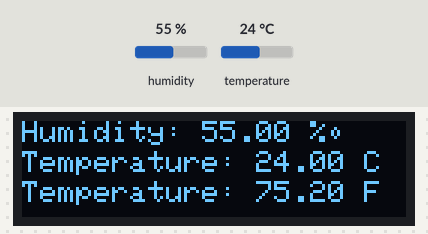
Simulated run of this sketch. Board: Arduino Uno, built with avr-gcc and run on an emulated ATmega328P. Parts: 128×32 one-colour display. Inputs (shaded band) come from the test bench; at power-on: humidity 55 %, temperature 24 °C.

Above: at 4.8 s.
4.9 s: humidity set to 22 %
At 7.2 s:
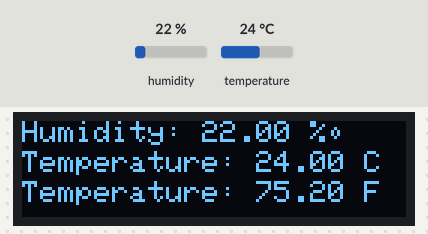
7.9 s: temperature set to 12 °C
At 9.1 s:
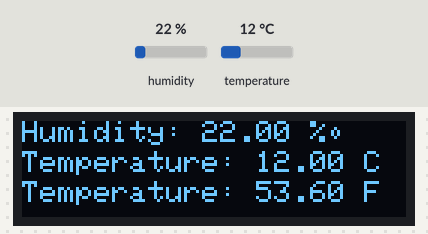
10.9 s: humidity set to 40 %
At 13.0 s:
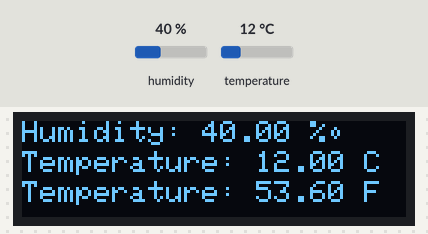
13.9 s: temperature set to 19 °C
At 15.0 s:
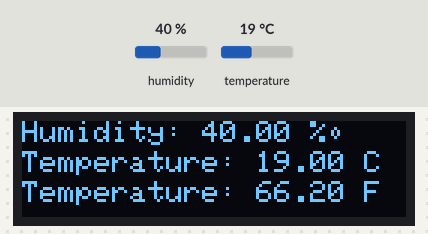
Timing chart, 0 to 16.9 s (numbered marks = the images above; inputs shaded):
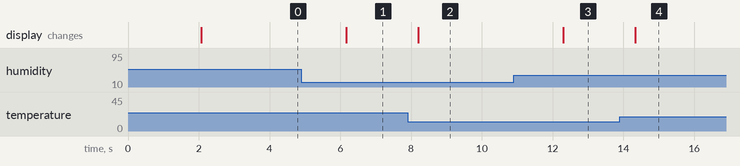

Measured:
- after the input at 4.9 s, the display: changes after 1.3 s (image 1)
- after the input at 7.9 s, the display: changes after 0.31 s (image 2)
- after the input at 10.9 s, the display: changes after 1.4 s (image 3)
- after the input at 13.9 s, the display: changes after 0.44 s (image 4)

The sketch:

oled_temp.ino
```cpp
#include <Wire.h>
#include <Adafruit_GFX.h>
#include <Adafruit_SSD1306.h>
#include <DHT.h>

#define DHTPIN 2     // контакт, к которому подключаемся
#define DHTTYPE DHT11   // для датчика DHT11
#define OLED_RESET 4
Adafruit_SSD1306 display(OLED_RESET);

// создаем экземпляр класса для датчика DHT11:
DHT dht(DHTPIN, DHTTYPE);

void setup()
{
  Wire.begin();
  dht.begin(); // инициализируем объект «dht»
  display.begin(SSD1306_SWITCHCAPVCC, 0x3C);
  // инициализируем объект «display» с I2C-адресом «0x3C», для 128x32
  Serial.begin(9600);
}
void displayTempHumid(){
  delay(2000);
  // считывание данных о температуре и влажности
  // занимает около 250 мс; кроме того, это считывание
  // может запаздывать примерно на 2 секунды
  // (это очень медленный датчик):
  float h = dht.readHumidity();
  // считываем температуру в градусах Цельсия:
  float t = dht.readTemperature();
  // считываем температуру в градусах Фаренгейта:
  float f = dht.readTemperature(true);

  // проверяем, корректны ли данные, и если нет,
  // то выходим и пробуем снова:
  if (isnan(h) || isnan(t) || isnan(f)) {
    display.clearDisplay();  //  очищаем дисплей
    display.setTextColor(WHITE);  //  задаем цвет
    display.setTextSize(1);  //  задаем шрифт
    display.setCursor(5,0);  //  задаем координаты курсора
    display.print("Failed to read from DHT sensor!");
    //  "Не удалось прочесть данные с датчика DHT!"
    return;
  }
  display.clearDisplay();
  display.setTextColor(WHITE);
  display.setTextSize(1);
  display.setCursor(0,0);
  display.print("Humidity: ");  //  "Влажность: "
  display.print(h);
  display.print(" %\t");
  display.setCursor(0,10);
  display.print("Temperature: ");  //  "Температура: "
  display.print(t);
  display.print(" C");
  display.setCursor(0,20);
  display.print("Temperature: ");  //  "Температура: "
  display.print(f);
  display.print(" F");
}
void loop()
{
  displayTempHumid();
  display.display();
}
```
